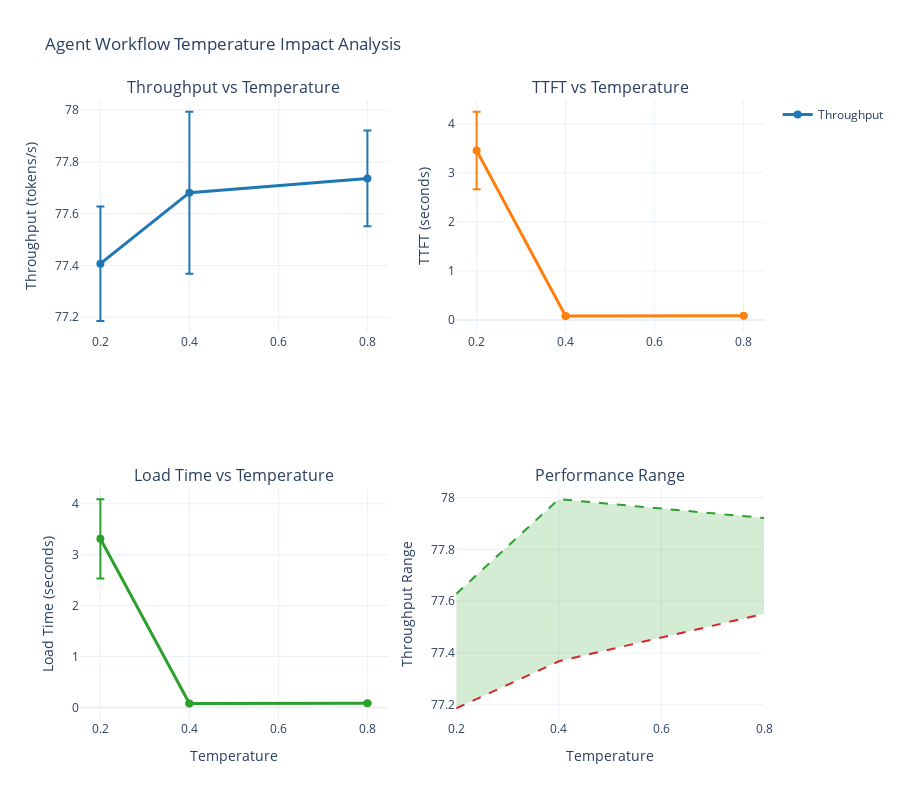

The notebook cell saved with this chart:
### Code cell
# Temperature Impact on Agent Workflow Quality vs Performance
def create_temperature_analysis():
    """Analyze temperature impact on agent workflow performance and quality trade-offs"""

    # Group by temperature and calculate performance metrics
    temp_analysis = param_df.groupby('temperature').agg({
        'tokens_s': ['mean', 'std', 'count'],
        'ttft_s': ['mean', 'std'],
        'load_s': ['mean', 'std']
    }).round(3)

    # Flatten column names
    temp_analysis.columns = ['_'.join(col).strip() for col in temp_analysis.columns]
    temp_analysis = temp_analysis.reset_index()

    # Create temperature analysis visualization
    fig = make_subplots(
        rows=2, cols=2,
        subplot_titles=('Throughput vs Temperature', 'TTFT vs Temperature',
                        'Load Time vs Temperature', 'Performance Range'),
        specs=[[{"secondary_y": False}, {"secondary_y": False}],
               [{"secondary_y": False}, {"secondary_y": False}]]
    )

    # Throughput vs Temperature
    fig.add_trace(
        go.Scatter(
            x=temp_analysis['temperature'],
            y=temp_analysis['tokens_s_mean'],
            error_y=dict(type='data', array=temp_analysis['tokens_s_std']),
            mode='lines+markers',
            name='Throughput',
            line=dict(color='#1f77b4', width=3),
            marker=dict(size=8)
        ),
        row=1, col=1
    )

    # TTFT vs Temperature
    fig.add_trace(
        go.Scatter(
            x=temp_analysis['temperature'],
            y=temp_analysis['ttft_s_mean'],
            error_y=dict(type='data', array=temp_analysis['ttft_s_std']),
            mode='lines+markers',
            name='TTFT',
            line=dict(color='#ff7f0e', width=3),
            marker=dict(size=8),
            showlegend=False
        ),
        row=1, col=2
    )

    # Load Time vs Temperature
    fig.add_trace(
        go.Scatter(
            x=temp_analysis['temperature'],
            y=temp_analysis['load_s_mean'],
            error_y=dict(type='data', array=temp_analysis['load_s_std']),
            mode='lines+markers',
            name='Load Time',
            line=dict(color='#2ca02c', width=3),
            marker=dict(size=8),
            showlegend=False
        ),
        row=2, col=1
    )

    # Performance Range (min-max)
    fig.add_trace(
        go.Scatter(
            x=temp_analysis['temperature'],
            y=temp_analysis['tokens_s_mean'] + temp_analysis['tokens_s_std'],
            mode='lines',
            name='Max Performance',
            line=dict(color='#2ca02c', width=2, dash='dash'),
            showlegend=False
        ),
        row=2, col=2
    )

    fig.add_trace(
        go.Scatter(
            x=temp_analysis['temperature'],
            y=temp_analysis['tokens_s_mean'] - temp_analysis['tokens_s_std'],
            mode='lines',
            name='Min Performance',
            line=dict(color='#d62728', width=2, dash='dash'),
            fill='tonexty',
            fillcolor='rgba(44, 160, 44, 0.2)',
            showlegend=False
        ),
        row=2, col=2
    )

    # Update layout
    fig.update_layout(
        title="Agent Workflow Temperature Impact Analysis",
        height=800,
        showlegend=True,
        font=dict(size=12)
        return fig, temp_analysis
    )

    # Update axes labels
    fig.update_xaxes(title_text="Temperature", row=2, col=1)
    fig.update_xaxes(title_text="Temperature", row=2, col=2)
    fig.update_yaxes(title_text="Throughput (tokens/s)", row=1, col=1)
    fig.update_yaxes(title_text="TTFT (seconds)", row=1, col=2)
    fig.update_yaxes(title_text="Load Time (seconds)", row=2, col=1)
    fig.update_yaxes(title_text="Throughput Range", row=2, col=2)


# Create and display the visualization
temp_fig, temp_analysis = create_temperature_analysis()
temp_fig.show()

# Display temperature insights
print("📊 Temperature Impact Analysis for Agent Workflows:")
print("Key Finding: Temperature settings significantly impact workflow quality vs latency trade-offs")
for _, row in temp_analysis.iterrows():
    print(f"   Temp {row['temperature']}: {row['tokens_s_mean']:.1f} tok/s ± {row['tokens_s_std']:.1f}")

### Figure 1 — Plotly figure (JSON) as saved in the notebook; plotly's stock layout.template omitted (floating-point values rounded to 4 significant figures)
{"data": [{"error_y": {"array": [0.221, 0.313, 0.185], "type": "data"}, "line": {"color": "#1f77b4", "width": 3}, "marker": {"size": 8}, "mode": "lines+markers", "name": "Throughput", "type": "scatter", "x": [0.2, 0.4, 0.8], "xaxis": "x", "y": [77.41, 77.68, 77.74], "yaxis": "y"}, {"error_y": {"array": [0.791, 0.005, 0.009], "type": "data"}, "line": {"color": "#ff7f0e", "width": 3}, "marker": {"size": 8}, "mode": "lines+markers", "name": "TTFT", "showlegend": false, "type": "scatter", "x": [0.2, 0.4, 0.8], "xaxis": "x2", "y": [3.457, 0.084, 0.088], "yaxis": "y2"}, {"error_y": {"array": [0.779, 0.005, 0.009], "type": "data"}, "line": {"color": "#2ca02c", "width": 3}, "marker": {"size": 8}, "mode": "lines+markers", "name": "Load Time", "showlegend": false, "type": "scatter", "x": [0.2, 0.4, 0.8], "xaxis": "x3", "y": [3.313, 0.08, 0.084], "yaxis": "y3"}, {"line": {"color": "#2ca02c", "dash": "dash", "width": 2}, "mode": "lines", "name": "Max Performance", "showlegend": false, "type": "scatter", "x": [0.2, 0.4, 0.8], "xaxis": "x4", "y": [77.63, 77.99, 77.92], "yaxis": "y4"}, {"fill": "tonexty", "fillcolor": "rgba(44, 160, 44, 0.2)", "line": {"color": "#d62728", "dash": "dash", "width": 2}, "mode": "lines", "name": "Min Performance", "showlegend": false, "type": "scatter", "x": [0.2, 0.4, 0.8], "xaxis": "x4", "y": [77.19, 77.37, 77.55], "yaxis": "y4"}], "layout": {"annotations": [{"font": {"size": 16}, "showarrow": false, "text": "Throughput vs Temperature", "x": 0.225, "xanchor": "center", "xref": "paper", "y": 1, "yanchor": "bottom", "yref": "paper"}, {"font": {"size": 16}, "showarrow": false, "text": "TTFT vs Temperature", "x": 0.775, "xanchor": "center", "xref": "paper", "y": 1, "yanchor": "bottom", "yref": "paper"}, {"font": {"size": 16}, "showarrow": false, "text": "Load Time vs Temperature", "x": 0.225, "xanchor": "center", "xref": "paper", "y": 0.375, "yanchor": "bottom", "yref": "paper"}, {"font": {"size": 16}, "showarrow": false, "text": "Performance Range", "x": 0.775, "xanchor": "center", "xref": "paper", "y": 0.375, "yanchor": "bottom", "yref": "paper"}], "font": {"size": 12}, "height": 800, "showlegend": true, "title": {"text": "Agent Workflow Temperature Impact Analysis"}, "xaxis": {"anchor": "y", "domain": [0, 0.45]}, "xaxis2": {"anchor": "y2", "domain": [0.55, 1]}, "xaxis3": {"anchor": "y3", "domain": [0, 0.45], "title": {"text": "Temperature"}}, "xaxis4": {"anchor": "y4", "domain": [0.55, 1], "title": {"text": "Temperature"}}, "yaxis": {"anchor": "x", "domain": [0.625, 1], "title": {"text": "Throughput (tokens/s)"}}, "yaxis2": {"anchor": "x2", "domain": [0.625, 1], "title": {"text": "TTFT (seconds)"}}, "yaxis3": {"anchor": "x3", "domain": [0, 0.375], "title": {"text": "Load Time (seconds)"}}, "yaxis4": {"anchor": "x4", "domain": [0, 0.375], "title": {"text": "Throughput Range"}}}}
